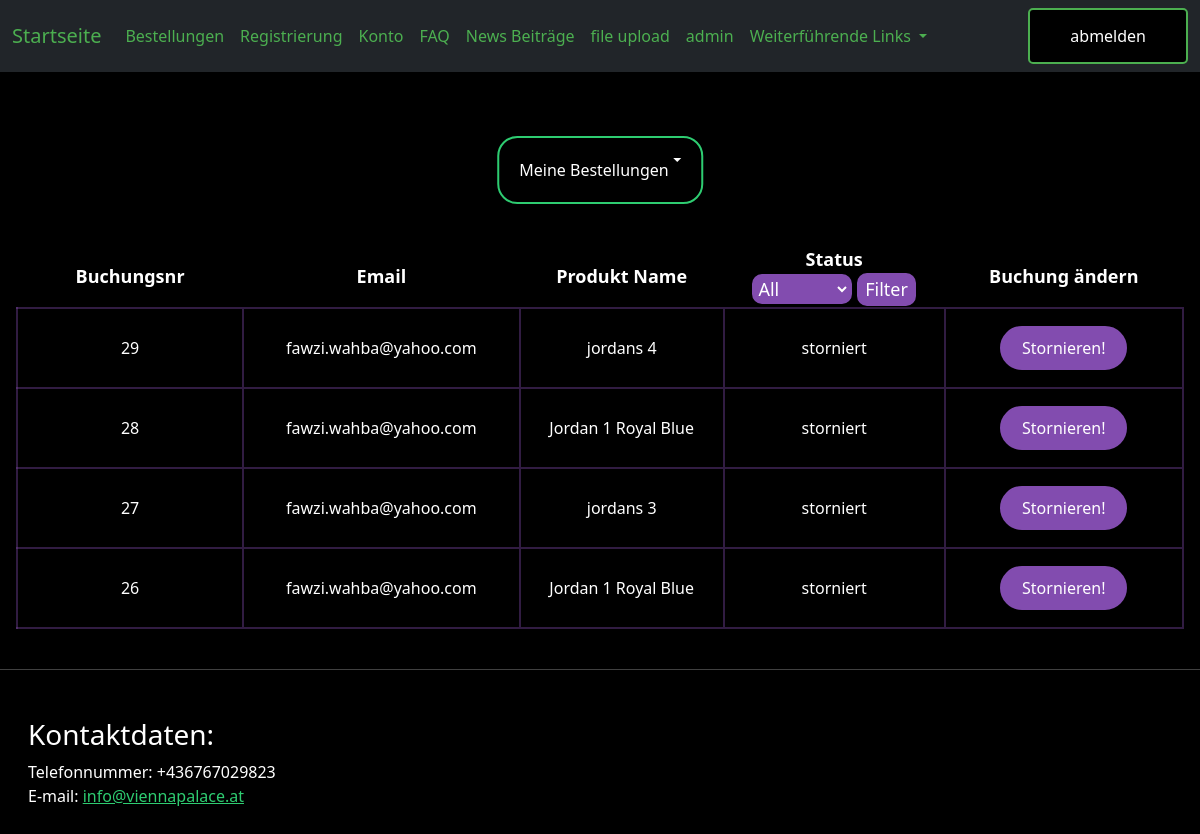
Page /zimmer_reservieren/sales_anzeigen.php (signed in) on the earlier database version.
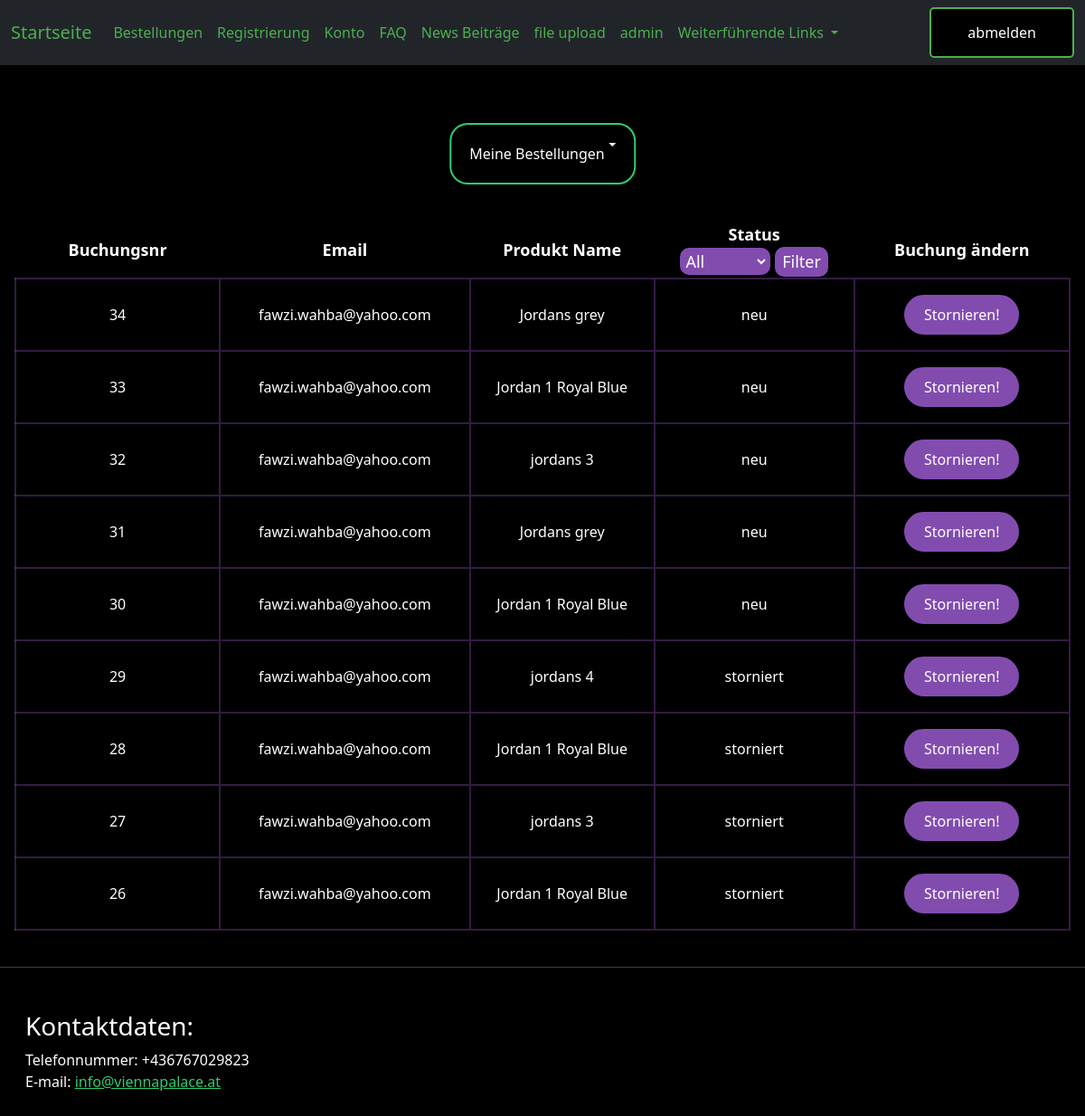
Same page on the later database version.
### tables this page shows
CREATE TABLE `verkaufte_produkte` (
  `id` int(11) NOT NULL,
  `usermail` varchar(255) NOT NULL,
  `fk_person_id` int(11) NOT NULL,
  `fk_produkt_id` int(11) NOT NULL,
  `produkt_name` varchar(255) NOT NULL,
  `timestamp` timestamp NOT NULL DEFAULT current_timestamp() ON UPDATE current_timestamp(),
  `status` varchar(255) NOT NULL DEFAULT 'neu',
  `produkt_preis` int(11) NOT NULL
);

### zimmer_reservieren/sales_anzeigen.php (the view, shortened to what this page needs)
<?php
include "bestellungen_main.php";
?>
<!doctype html>
<html lang="en">
<head>
</head>
<body>
<table class="mx-3">
    <tr>
        <th class="th">Buchungsnr</th>
        <th class="th">Email</th>
        <th class="th">Produkt Name</th>
        <th class="th">Status
            <form method="post" action="">
                <select name="status_filter" class="dropdown_filter" id="status_filter">
                    <option value="" <?php if(!isset($_POST['status_filter'])) echo 'selected';?>>All</option>
                </select>
                <input type="submit" class="dropdown_submit" value="Filter">
            </form>
        </th>
        <th class="th">Buchung ändern</th>
    </tr>
    <?php
    $current_user = $_SESSION["email"];
    include "../0include/dbaccess.php";
    $sql = "SELECT * FROM verkaufte_produkte WHERE usermail = '$current_user'ORDER BY id desc";
    $result = mysqli_query($db_obj, $sql);
    if (mysqli_num_rows($result) > 0) {
        while($row = mysqli_fetch_assoc($result)) {
            echo "<tr class='my_tr'>";
            echo "<form method='post' class='my-0 py-0 mx-0 px-0 my_form'>";
            echo "<td class='text-center right_border'>";
            echo"<div class='text-center '>";
            echo  $row["id"] ;
            echo "</div>";
            echo "</td>";
            echo "<td class='text-center right_border'>" . $row["usermail"] . "</td>";
            echo "<td class='text-center right_border'>" . $row["produkt_name"] . "</td>";
            echo "<td class='text-center meins'>" . $row["status"] . "</td>";
            echo "<td class='text-center meins'>";
            echo "<button type='button' class='button_2 py-2 my-3' onclick='delete_row(this) '>Stornieren!</button>";
            echo "</td>";
            echo "</form>";
            echo "</tr>";
        }
    }else {
        echo "</table>";
        echo "<div class='warnung py-3 my-3'>";
        echo "Keine Buchungen gefunden!";
        echo "</div>";
    }
    ?>
</table>
</body>
<?php
include_once "../0include/footer.php"
?>
</html>

Differences in the rows shown:
added verkaufte_produkte: id "34", usermail "fawzi.wahba@yahoo.com", produkt_name "Jordans grey", status "neu"
added verkaufte_produkte: id "33", usermail "fawzi.wahba@yahoo.com", produkt_name "Jordan 1 Royal Blue", status "neu"
added verkaufte_produkte: id "32", usermail "fawzi.wahba@yahoo.com", produkt_name "jordans 3", status "neu"
added verkaufte_produkte: id "31", usermail "fawzi.wahba@yahoo.com", produkt_name "Jordans grey", status "neu"
added verkaufte_produkte: id "30", usermail "fawzi.wahba@yahoo.com", produkt_name "Jordan 1 Royal Blue", status "neu"
